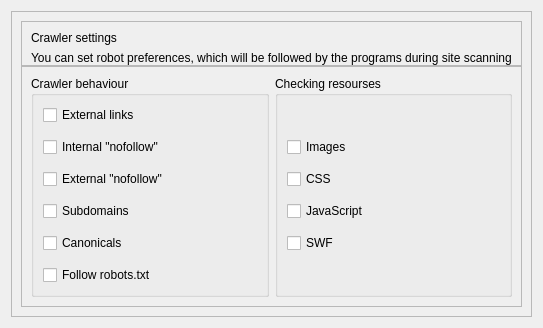
<?xml version="1.0" encoding="UTF-8"?>
<ui version="4.0">
 <class>CrawlerSettings</class>
 <widget class="QWidget" name="CrawlerSettings">
  <property name="geometry">
   <rect>
    <x>0</x>
    <y>0</y>
    <width>493</width>
    <height>328</height>
   </rect>
  </property>
  <property name="sizePolicy">
   <sizepolicy hsizetype="Preferred" vsizetype="Preferred">
    <horstretch>0</horstretch>
    <verstretch>0</verstretch>
   </sizepolicy>
  </property>
  <property name="windowTitle">
   <string>Crawler Settings</string>
  </property>
  <layout class="QVBoxLayout" name="verticalLayout_5">
   <property name="spacing">
    <number>0</number>
   </property>
   <item>
    <widget class="QFrame" name="mainSettingsFrame">
     <property name="frameShape">
      <enum>QFrame::StyledPanel</enum>
     </property>
     <property name="frameShadow">
      <enum>QFrame::Raised</enum>
     </property>
     <layout class="QVBoxLayout" name="verticalLayout_2">
      <property name="spacing">
       <number>0</number>
      </property>
      <item>
       <widget class="QFrame" name="headerFrame">
        <property name="minimumSize">
         <size>
          <width>0</width>
          <height>0</height>
         </size>
        </property>
        <property name="maximumSize">
         <size>
          <width>16777215</width>
          <height>16777215</height>
         </size>
        </property>
        <property name="frameShape">
         <enum>QFrame::StyledPanel</enum>
        </property>
        <property name="frameShadow">
         <enum>QFrame::Raised</enum>
        </property>
        <layout class="QVBoxLayout" name="verticalLayout_7">
         <property name="bottomMargin">
          <number>0</number>
         </property>
         <item>
          <widget class="QLabel" name="headerName">
           <property name="text">
            <string>Crawler settings</string>
           </property>
          </widget>
         </item>
         <item>
          <widget class="QLabel" name="text">
           <property name="text">
            <string>You can set robot preferences, which will be followed by the programs during site scanning</string>
           </property>
          </widget>
         </item>
        </layout>
       </widget>
      </item>
      <item>
       <widget class="QFrame" name="settingsFrame">
        <property name="frameShape">
         <enum>QFrame::StyledPanel</enum>
        </property>
        <property name="frameShadow">
         <enum>QFrame::Raised</enum>
        </property>
        <layout class="QGridLayout" name="gridLayout">
         <item row="0" column="0">
          <widget class="QGroupBox" name="behaviourGroupBox">
           <property name="title">
            <string>Crawler behaviour</string>
           </property>
           <layout class="QVBoxLayout" name="verticalLayout_4">
            <item>
             <layout class="QVBoxLayout" name="verticalLayout_3">
              <property name="spacing">
               <number>12</number>
              </property>
              <item>
               <widget class="QCheckBox" name="checkBox_3">
                <property name="enabled">
                 <bool>true</bool>
                </property>
                <property name="text">
                 <string>External links</string>
                </property>
                <property name="controlKey" stdset="0">
                 <string notr="true">checkExternalUrls</string>
                </property>
               </widget>
              </item>
              <item>
               <widget class="QCheckBox" name="checkBox">
                <property name="enabled">
                 <bool>true</bool>
                </property>
                <property name="text">
                 <string>Internal &quot;nofollow&quot;</string>
                </property>
                <property name="controlKey" stdset="0">
                 <string notr="true">followInternalNoFollow</string>
                </property>
               </widget>
              </item>
              <item>
               <widget class="QCheckBox" name="checkBox_4">
                <property name="enabled">
                 <bool>true</bool>
                </property>
                <property name="text">
                 <string>External &quot;nofollow&quot;</string>
                </property>
                <property name="controlKey" stdset="0">
                 <string notr="true">followExternalNoFollow</string>
                </property>
               </widget>
              </item>
              <item>
               <widget class="QCheckBox" name="checkBox_6">
                <property name="enabled">
                 <bool>true</bool>
                </property>
                <property name="text">
                 <string>Subdomains</string>
                </property>
                <property name="controlKey" stdset="0">
                 <string notr="true">checkSubdomains</string>
                </property>
               </widget>
              </item>
              <item>
               <widget class="QCheckBox" name="checkBox_2">
                <property name="enabled">
                 <bool>true</bool>
                </property>
                <property name="text">
                 <string>Canonicals</string>
                </property>
                <property name="controlKey" stdset="0">
                 <string notr="true">checkCanonicals</string>
                </property>
               </widget>
              </item>
              <item>
               <widget class="QCheckBox" name="checkBox_5">
                <property name="enabled">
                 <bool>true</bool>
                </property>
                <property name="text">
                 <string>Follow robots.txt</string>
                </property>
                <property name="controlKey" stdset="0">
                 <string notr="true">followRobotsTxt</string>
                </property>
               </widget>
              </item>
             </layout>
            </item>
           </layout>
          </widget>
         </item>
         <item row="0" column="1">
          <widget class="QGroupBox" name="resoursesGroupBox">
           <property name="title">
            <string>Checking resourses</string>
           </property>
           <property name="alignment">
            <set>Qt::AlignLeading|Qt::AlignLeft|Qt::AlignTop</set>
           </property>
           <layout class="QVBoxLayout" name="verticalLayout_6">
            <item>
             <layout class="QVBoxLayout" name="verticalLayout">
              <property name="spacing">
               <number>12</number>
              </property>
              <item>
               <widget class="QCheckBox" name="checkBox_9">
                <property name="enabled">
                 <bool>true</bool>
                </property>
                <property name="text">
                 <string>Images</string>
                </property>
                <property name="controlKey" stdset="0">
                 <string notr="true">checkImages</string>
                </property>
               </widget>
              </item>
              <item>
               <widget class="QCheckBox" name="checkBox_8">
                <property name="enabled">
                 <bool>true</bool>
                </property>
                <property name="text">
                 <string>CSS</string>
                </property>
                <property name="controlKey" stdset="0">
                 <string notr="true">checkCSS</string>
                </property>
               </widget>
              </item>
              <item>
               <widget class="QCheckBox" name="checkBox_10">
                <property name="enabled">
                 <bool>true</bool>
                </property>
                <property name="text">
                 <string>JavaScript</string>
                </property>
                <property name="controlKey" stdset="0">
                 <string notr="true">checkJavaScript</string>
                </property>
               </widget>
              </item>
              <item>
               <widget class="QCheckBox" name="checkBox_7">
                <property name="enabled">
                 <bool>true</bool>
                </property>
                <property name="text">
                 <string>SWF</string>
                </property>
                <property name="controlKey" stdset="0">
                 <string notr="true">checkSWF</string>
                </property>
               </widget>
              </item>
             </layout>
            </item>
           </layout>
          </widget>
         </item>
        </layout>
       </widget>
      </item>
     </layout>
    </widget>
   </item>
  </layout>
 </widget>
 <resources/>
 <connections/>
</ui>
